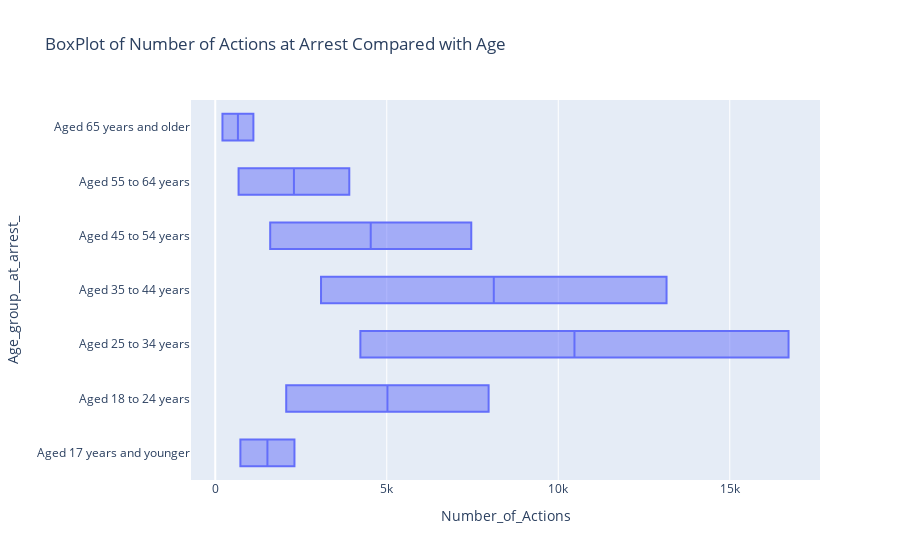

Notebook code cell kept with this figure:
### Code cell
#boxplot for rq2 between strip search and sex

bp4 = px.box(action_count_1
            , x = 'Number_of_Actions'
            , y = 'Age_group__at_arrest_'
            , title = "BoxPlot of Number of Actions at Arrest Compared with Age"
            )
bp4.show()

### Figure 1 — Plotly figure (JSON) as saved in the notebook; plotly's stock layout.template omitted (floating-point values rounded to 4 significant figures)
{"data": [{"alignmentgroup": "True", "hovertemplate": "Number_of_Actions=%{x}<br>Age_group__at_arrest_=%{y}<extra></extra>", "legendgroup": "", "marker": {"color": "#636efa"}, "name": "", "notched": false, "offsetgroup": "", "orientation": "h", "showlegend": false, "type": "box", "x": [733, 2069, 4231, 3084, 1602, 680, 210, 2309, 7970, 16714, 13157, 7464, 3908, 1112], "x0": " ", "xaxis": "x", "y": ["Aged 17 years and younger", "Aged 18 to 24 years", "Aged 25 to 34 years", "Aged 35 to 44 years", "Aged 45 to 54 years", "Aged 55 to 64 years", "Aged 65 years and older", "Aged 17 years and younger", "Aged 18 to 24 years", "Aged 25 to 34 years", "Aged 35 to 44 years", "Aged 45 to 54 years", "Aged 55 to 64 years", "Aged 65 years and older"], "y0": " ", "yaxis": "y"}], "layout": {"boxmode": "group", "legend": {"tracegroupgap": 0}, "title": {"text": "BoxPlot of Number of Actions at Arrest Compared with Age"}, "xaxis": {"anchor": "y", "domain": [0, 1], "title": {"text": "Number_of_Actions"}}, "yaxis": {"anchor": "x", "domain": [0, 1], "title": {"text": "Age_group__at_arrest_"}}}}
